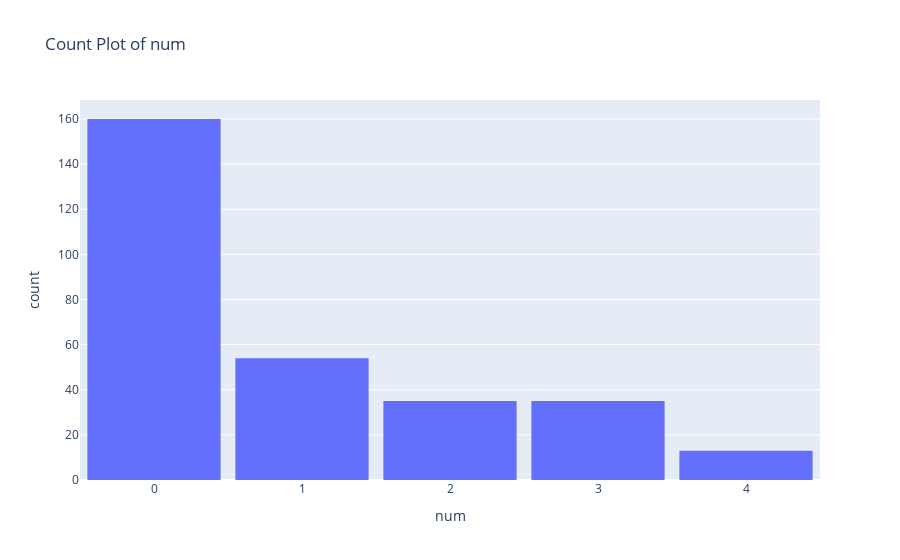

Write notebook code for a chart like this one.
### Code cell
# Assuming df is your DataFrame and 'num' is the column you want to visualize
fig = px.histogram(df, x='num', nbins=5, title="Count Plot of num", labels={'num': 'num'})
fig.update_layout(bargap=0.1)
fig.show()

### Figure 1 — Plotly figure (JSON) as saved in the notebook; plotly's stock layout.template omitted (floating-point values rounded to 4 significant figures; data arrays with more than 128 entries replaced by an {"elided": "..."} marker saying what was removed)
{"data": [{"alignmentgroup": "True", "bingroup": "x", "hovertemplate": "num=%{x}<br>count=%{y}<extra></extra>", "legendgroup": "", "marker": {"color": "#636efa", "pattern": {"shape": ""}}, "name": "", "nbinsx": 5, "offsetgroup": "", "orientation": "v", "showlegend": false, "type": "histogram", "x": {"elided": "297 int values"}, "xaxis": "x", "yaxis": "y"}], "layout": {"autosize": true, "bargap": 0.1, "barmode": "relative", "legend": {"tracegroupgap": 0}, "title": {"text": "Count Plot of num"}, "xaxis": {"anchor": "y", "autorange": true, "domain": [0, 1], "range": [-0.5, 4.5], "title": {"text": "num"}, "type": "linear"}, "yaxis": {"anchor": "x", "autorange": true, "domain": [0, 1], "range": [0, 168.4], "title": {"text": "count"}}}}
